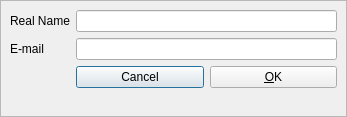
<?xml version="1.0" encoding="UTF-8"?>
<ui version="4.0">
 <class>ManageIdentity</class>
 <widget class="QScrollArea" name="ManageIdentity">
  <property name="geometry">
   <rect>
    <x>0</x>
    <y>0</y>
    <width>347</width>
    <height>117</height>
   </rect>
  </property>
  <property name="minimumSize">
   <size>
    <width>347</width>
    <height>117</height>
   </size>
  </property>
  <property name="maximumSize">
   <size>
    <width>347</width>
    <height>117</height>
   </size>
  </property>
  <property name="windowTitle">
   <string>ScrollArea</string>
  </property>
  <property name="widgetResizable">
   <bool>true</bool>
  </property>
  <widget class="QWidget" name="scrollAreaWidgetContents">
   <property name="geometry">
    <rect>
     <x>0</x>
     <y>0</y>
     <width>345</width>
     <height>115</height>
    </rect>
   </property>
   <layout class="QFormLayout" name="formLayout">
    <item row="0" column="0">
     <widget class="QLabel" name="realNameLabel">
      <property name="text">
       <string>Real Name</string>
      </property>
     </widget>
    </item>
    <item row="0" column="1">
     <widget class="QLineEdit" name="realNameLineEdit"/>
    </item>
    <item row="1" column="0">
     <widget class="QLabel" name="emailLabel">
      <property name="text">
       <string>E-mail</string>
      </property>
     </widget>
    </item>
    <item row="1" column="1">
     <widget class="QLineEdit" name="emailLineEdit"/>
    </item>
    <item row="2" column="1">
     <layout class="QHBoxLayout" name="horizontalLayout">
      <item>
       <widget class="QPushButton" name="cancelButton">
        <property name="text">
         <string>Cancel</string>
        </property>
        <property name="default">
         <bool>true</bool>
        </property>
       </widget>
      </item>
      <item>
       <widget class="QPushButton" name="okButton">
        <property name="text">
         <string>&amp;OK</string>
        </property>
       </widget>
      </item>
     </layout>
    </item>
   </layout>
  </widget>
 </widget>
 <resources/>
 <connections>
  <connection>
   <sender>cancelButton</sender>
   <signal>clicked()</signal>
   <receiver>ManageIdentity</receiver>
   <slot>close()</slot>
   <hints>
    <hint type="sourcelabel">
     <x>149</x>
     <y>90</y>
    </hint>
    <hint type="destinationlabel">
     <x>173</x>
     <y>58</y>
    </hint>
   </hints>
  </connection>
 </connections>
</ui>
